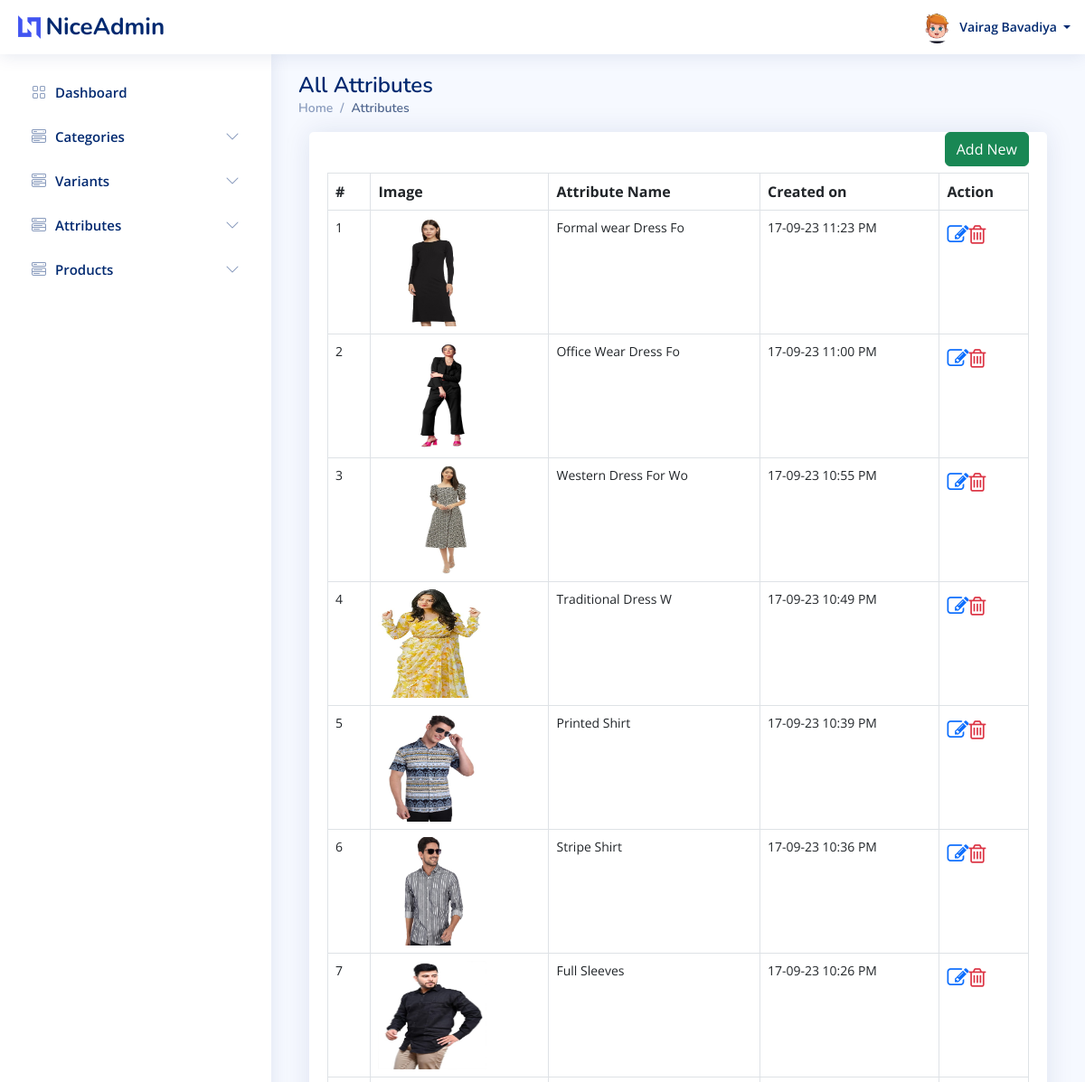
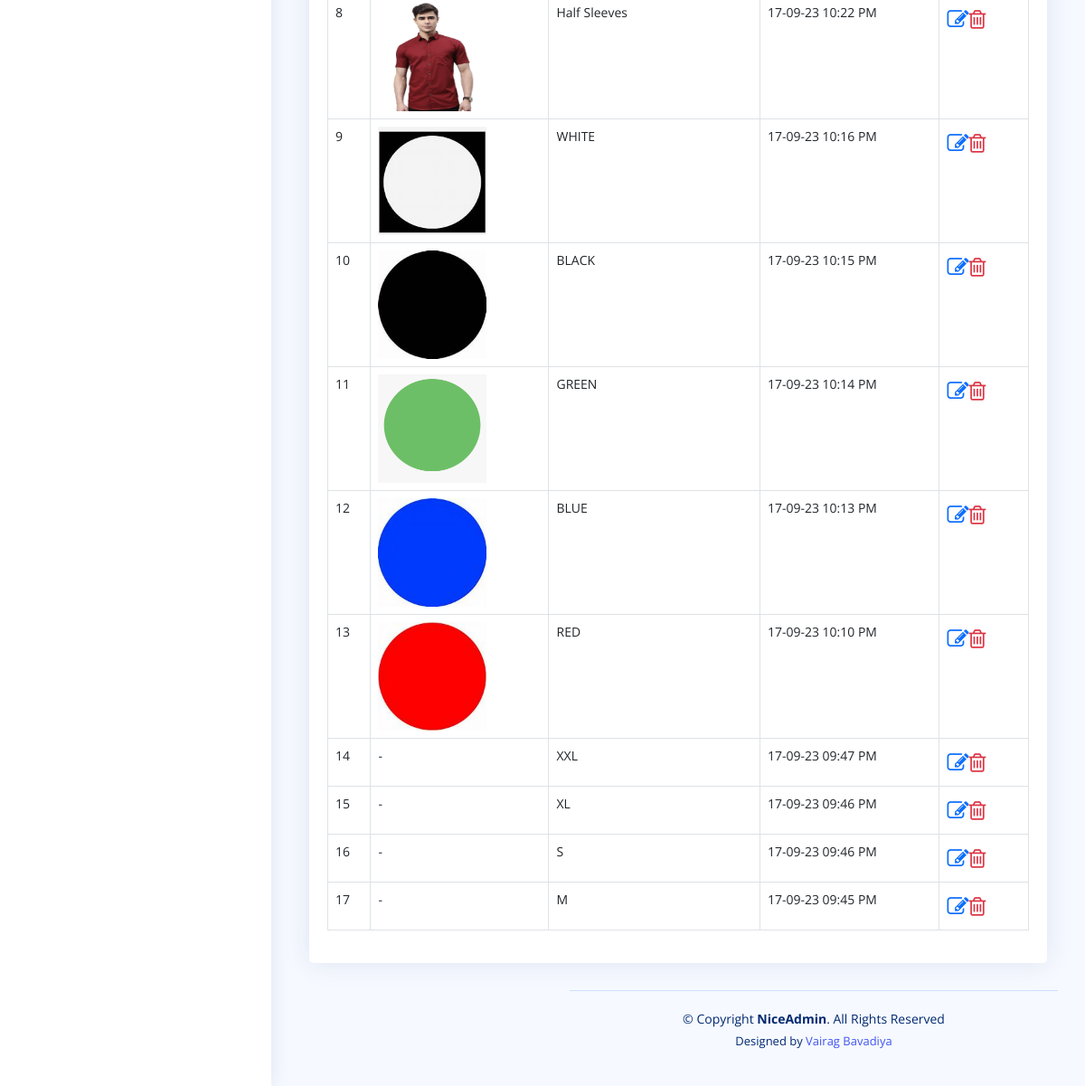
The page /admin/attributes/all.php (signed in) on the database its author committed (2 pictures, top to bottom).
### tables this page shows
CREATE TABLE `users` (
  `id` int(20) NOT NULL,
  `u_name` varchar(50) NOT NULL,
  `email` varchar(50) NOT NULL,
  `phone_no` varchar(10) NOT NULL,
  `password` varchar(10) NOT NULL,
  `u_type_id` int(20) NOT NULL,
  `u_profile` varchar(200) NOT NULL,
  `created_at` datetime NOT NULL,
  `updated_at` datetime NOT NULL,
  `created_by` int(20) DEFAULT NULL,
  `updated_by` int(20) DEFAULT NULL,
  `is_active` tinyint(1) NOT NULL
);

CREATE TABLE `attribute` (
  `id` int(20) NOT NULL,
  `variants_id` int(20) NOT NULL,
  `attribute_name` varchar(50) NOT NULL,
  `attribute_image` varchar(150) DEFAULT NULL,
  `created_by` int(20) DEFAULT NULL,
  `updated_by` int(11) DEFAULT NULL,
  `created_at` datetime DEFAULT NULL,
  `updated_at` datetime DEFAULT NULL,
  `is_active` tinyint(1) NOT NULL
);

### admin/attributes/all.php (the view, shortened to what this page needs)
<?php
require('../config.php');
require('../header.php');
?>
<main id="main" class="main">
    <div class="pagetitle">
        <h1>All Attributes</h1>
        <nav>
            <ol class="breadcrumb">
                <li class="breadcrumb-item active"><a href="/e-commerce/admin/dashboard.php">Home</a></li>
                <li class="breadcrumb-item active">Attributes</li>
            </ol>
        </nav>
    </div>
    <section class="content">
        <div class="container-fluid">
            <div class="row">
                <div class="col-lg-12 grid-margin stretch-card">
                    <div class="card">
                        <div class="card-body">
                            <div style="margin-bottom: 45px;">
                                <a href="/e-commerce/admin/attributes/create.php" class="btn btn-success" style="float: right; margin-left: 15px;">Add New</a>
                            </div>
                            <table class="table table-bordered datatable" id="table_id">
                                <thead>
                                    <tr>
                                        <th>#</th>
                                        <th>Image</th>
                                        <th>Attribute Name</th>
                                        <th>Created on</th>
                                        <th>Action</th>
                                    </tr>
                                </thead>
                                <tbody>
                                    <?php
                                    $query = "SELECT id,attribute_name,attribute_image,created_at from attribute ORDER BY id DESC";
                                    if ($result = $conn->query($query)) {
                                        $i = 0;
                                        while ($row = $result->fetch_assoc()) {
                                            $i++;
                                    ?>
                                            <tr>
                                                <td><?php echo $i; ?></td>
                                                <td>
                                                    <?php
                                                    if ($row['attribute_image'] == "")
                                                        echo "-";
                                                    else { ?>
                                                        <img height="120" width="120" src=" <?php echo $row['attribute_image']; ?>">
                                                    <?php
                                                    }
                                                    ?>
                                                </td>
                                                <td><?php echo $row['attribute_name']; ?></td>
                                                <td><?php echo Date('d-m-y h:i A', strtotime($row['created_at'])); ?></td>
                                                <td>
                                                    <div class="action-btn-wrap">
                                                        <a class="text text-primary action-btn" href="edit.php?id=<?php echo $row["id"]; ?>"><i class="fa fa-edit"></i></a>
                                                        <a class="text text-danger action-btn" href="delete.php?id=<?php echo $row["id"]; ?>"><i class="fa fa-trash-o"></i></a>
                                                    </div>
                                                </td>
                                            </tr>
                                    <?php
                                        }
                                    }
                                    ?>
                                </tbody>
                            </table>
                        </div>
                    </div>
                </div>
            </div>
        </div>
    </section>
    <?php require('../footer.php'); ?>

### admin/header.php (shortened to what this page needs)
<?php
require("config.php");
?>
<!DOCTYPE html>
<html lang="en">
<head>
    <link rel="stylesheet" href="https://cdnjs.cloudflare.com/ajax/libs/font-awesome/4.7.0/css/font-awesome.min.css">
    <link href="/e-commerce/admin/assets/vendor/bootstrap/css/bootstrap.min.css" rel="stylesheet">
    <link href="/e-commerce/admin/assets/vendor/bootstrap-icons/bootstrap-icons.css" rel="stylesheet">
    <link href="/e-commerce/admin/assets/vendor/boxicons/css/boxicons.min.css" rel="stylesheet">
    <link href="/e-commerce/admin/assets/vendor/quill/quill.snow.css" rel="stylesheet">
    <link href="/e-commerce/admin/assets/vendor/quill/quill.bubble.css" rel="stylesheet">
    <link href="/e-commerce/admin/assets/vendor/remixicon/remixicon.css" rel="stylesheet">
    <link href="/e-commerce/admin/assets/vendor/simple-datatables/style.css" rel="stylesheet">
    <link href="/e-commerce/admin/assets/css/style.css" rel="stylesheet">
</head>
<body>
    <header id="header" class="header fixed-top d-flex align-items-center">
        <div class="d-flex align-items-center justify-content-between">
            <a href="dashboard.php" class="logo d-flex align-items-center">
                <img src="/e-commerce/admin/assets/img/logo.png" alt="">
                <span class="d-none d-lg-block">NiceAdmin</span>
            </a>
        </div>
        <nav class="header-nav ms-auto">
            <ul class="d-flex align-items-center">
                <li class="nav-item dropdown pe-3">
                    <a class="nav-link nav-profile d-flex align-items-center pe-0" href="#" data-bs-toggle="dropdown">
                        <?php
                        $sql = "SELECT u.id,u.u_name,u.email,u.phone_no,u.u_profile,u.is_active,ut.type_name FROM users as u,user_type as ut where u.id = " . $_SESSION['id'];
                        $result = $conn->query($sql);
                        $row = mysqli_fetch_assoc($result);
                        ?>
                        <img src="/e-commerce/admin/<?php echo $row['u_profile']; ?>" alt="Profile" class="rounded-circle">
                        <span class="d-none d-md-block dropdown-toggle ps-2">
                            <?php echo $row['u_name']; ?> </span>
                    </a>
                </li>
            </ul>
        </nav>
    </header>
    <aside id="sidebar" class="sidebar">
        <ul class="sidebar-nav" id="sidebar-nav">
            <li class="nav-item">
                <a class="nav-link collapsed" href="/e-commerce/admin/dashboard.php">
                    <i class="bi bi-grid"></i>
                    <span>Dashboard</span>
                </a>
            </li>
            <li class="nav-item">
                <a class="nav-link collapsed" data-bs-target="#components-nav" data-bs-toggle="collapse" href="#" aria-expanded="false">
                    <i class="bi bi-menu-button-wide"></i><span>Categories</span><i class="bi bi-chevron-down ms-auto"></i>
                </a>
            </li>
            <li class="nav-item">
                <a class="nav-link collapsed" data-bs-target="#variants-nav" data-bs-toggle="collapse" href="#">
                    <i class="bi bi-menu-button-wide"></i><span>Variants</span><i class="bi bi-chevron-down ms-auto"></i>
                </a>
            </li>
            <li class="nav-item">
                <a class="nav-link collapsed" data-bs-target="#attributes-nav" data-bs-toggle="collapse" href="#">
                    <i class="bi bi-menu-button-wide"></i><span>Attributes</span><i class="bi bi-chevron-down ms-auto"></i>
                </a>
            </li>
            <li class="nav-item">
                <a class="nav-link collapsed" data-bs-target="#products-nav" data-bs-toggle="collapse" href="#">
                    <i class="bi bi-menu-button-wide"></i><span>Products</span><i class="bi bi-chevron-down ms-auto"></i>
                </a>
            </li>
        </ul>
    </aside>

### admin/assets/css/style.css (style rules this page uses)
:root { scroll-behavior: smooth; }
body { font-family: "Open Sans", sans-serif; background: #f6f9ff; color: #444444; }
a { color: #4154f1; text-decoration: none; }
h1, h2, h3, h4, h5, h6 { font-family: "Nunito", sans-serif; }
#main { margin-top: 60px; padding: 20px 30px; transition: all 0.3s; }
.pagetitle { margin-bottom: 10px; }
.pagetitle h1 { font-size: 24px; margin-bottom: 0; font-weight: 600; color: #012970; }
.card { margin-bottom: 30px; border: none; border-radius: 5px; box-shadow: 0px 0 30px rgba(1, 41, 112, 0.1); }
.card-body { padding: 0 20px 20px 20px; }
.breadcrumb { font-size: 14px; font-family: "Nunito", sans-serif; color: #899bbd; font-weight: 600; }
.breadcrumb a { color: #899bbd; transition: 0.3s; }
.breadcrumb .breadcrumb-item::before { color: #899bbd; }
.breadcrumb .active { color: #51678f; font-weight: 600; }
.logo { line-height: 1; }
@media (min-width: 1200px) { .logo { width: 280px; } }
.logo img { max-height: 26px; margin-right: 6px; }
.logo span { font-size: 26px; font-weight: 700; color: #012970; font-family: "Nunito", sans-serif; }
.header { transition: all 0.5s; z-index: 997; height: 60px; box-shadow: 0px 2px 20px rgba(1, 41, 112, 0.1); background-color: #fff; padding-left: 20px; }
.header-nav ul { list-style: none; }
.header-nav>ul { margin: 0; padding: 0; }
.header-nav .nav-profile { color: #012970; }
.header-nav .nav-profile img { max-height: 36px; }
.header-nav .nav-profile span { font-size: 14px; font-weight: 600; }
.sidebar { position: fixed; top: 60px; left: 0; bottom: 0; width: 300px; z-index: 996; transition: all 0.3s; padding: 20px; overflow-y: auto; scrollbar-width: thin; scrollbar-color: #aab7cf transparent; box-shadow: 0px 0px 20px rgba(1, 41, 112, 0.1); background-color: #fff; }
@media (min-width: 1200px) { #main, #footer { margin-left: 300px; } }
.sidebar-nav { padding: 0; margin: 0; list-style: none; }
.sidebar-nav li { padding: 0; margin: 0; list-style: none; }
.sidebar-nav .nav-item { margin-bottom: 5px; }
.sidebar-nav .nav-link { display: flex; align-items: center; font-size: 15px; font-weight: 600; color: #4154f1; transition: 0.3; background: #f6f9ff; padding: 10px 15px; border-radius: 4px; }
.sidebar-nav .nav-link i { font-size: 16px; margin-right: 10px; color: #4154f1; }
.sidebar-nav .nav-link.collapsed { color: #012970; background: #fff; }
.sidebar-nav .nav-link.collapsed i { color: #899bbd; }
.sidebar-nav .nav-link .bi-chevron-down { margin-right: 0; transition: transform 0.2s ease-in-out; }

### admin/header.php (style rules this page uses)
.action-btn { font-size: 24px; }
.action-btn-wrap { display: flex; justify-content: space-between; width:50% }
.datatable td { font-size: 14px; }

### rows shown on the page
users: u_profile (picture), u_name "Vairag Bavadiya"
attribute: attribute_image (picture), attribute_name "Formal wear Dress Fo", created_at "17-09-23 11:23 PM"
attribute: attribute_image (picture), attribute_name "Office Wear Dress Fo", created_at "17-09-23 11:00 PM"
attribute: attribute_image (picture), attribute_name "Western Dress For Wo", created_at "17-09-23 10:55 PM"
attribute: attribute_image (picture), attribute_name "Traditional Dress W", created_at "17-09-23 10:49 PM"
attribute: attribute_image (picture), attribute_name "Printed Shirt", created_at "17-09-23 10:39 PM"
attribute: attribute_image (picture), attribute_name "Stripe Shirt", created_at "17-09-23 10:36 PM"
attribute: attribute_image (picture), attribute_name "Full Sleeves", created_at "17-09-23 10:26 PM"
attribute: attribute_image (picture), attribute_name "Half Sleeves", created_at "17-09-23 10:22 PM"
attribute: attribute_image (picture), attribute_name "WHITE", created_at "17-09-23 10:16 PM"
attribute: attribute_image (picture), attribute_name "BLACK", created_at "17-09-23 10:15 PM"
attribute: attribute_image (picture), attribute_name "GREEN", created_at "17-09-23 10:14 PM"
attribute: attribute_image (picture), attribute_name "BLUE", created_at "17-09-23 10:13 PM"
attribute: attribute_image (picture), attribute_name "RED", created_at "17-09-23 10:10 PM"
attribute: attribute_name "XXL", created_at "17-09-23 09:47 PM"
attribute: attribute_name "XL", created_at "17-09-23 09:46 PM"
attribute: attribute_name "S", created_at "17-09-23 09:46 PM"
attribute: attribute_name "M", created_at "17-09-23 09:45 PM"
